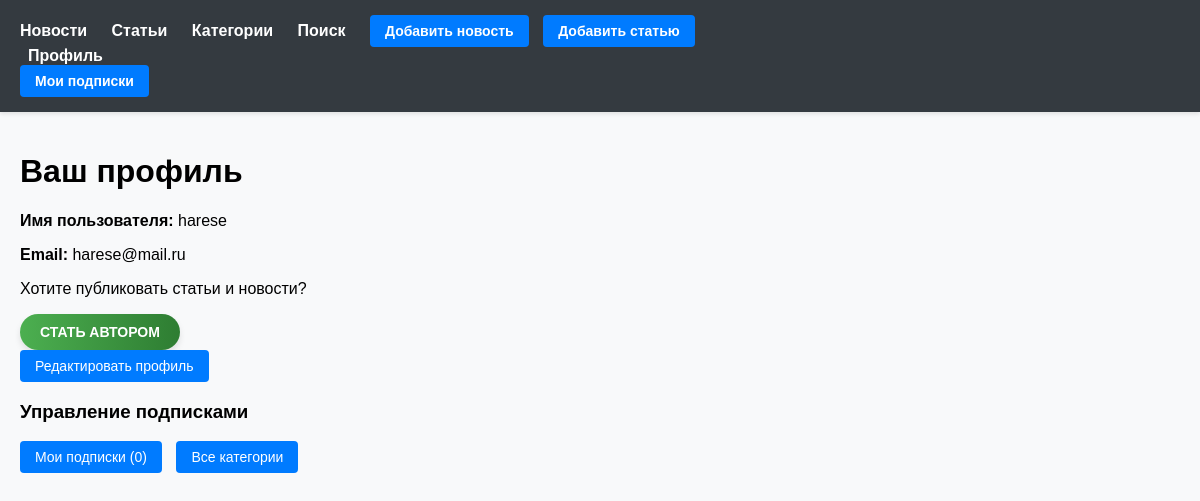
Before: /news/profile/ (signed in) with the older database file.
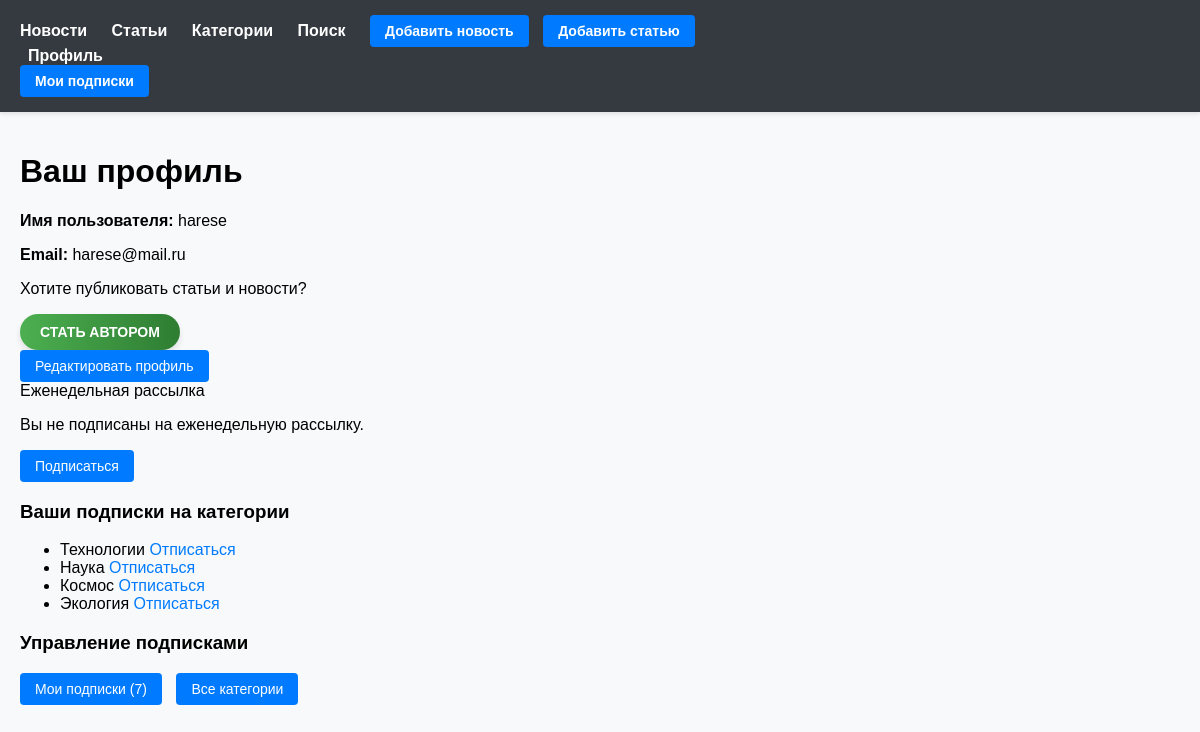
After: the same page with the newer database file.
### NewsPortal/models.py (models this page shows, shortened)
class Category(models.Model):
    name = models.CharField(max_length=100, unique=True)
    subscribers = models.ManyToManyField(User, related_name='subscribed_categories', blank=True)

### NewsPortal/views.py (the view, shortened to what this page needs)
# urls.py: path('profile/', views.profile, name='profile'),
@login_required
def profile(request):
    try:
        subscriber = request.user.digest_subscriber
    except Subscriber.DoesNotExist:
        subscriber = None
    subscribed_categories = subscriber.categories.all() if subscriber else []
    context = {
        'user': request.user,
        'subscriber': subscriber,
        'subscribed_categories': subscribed_categories
    }
    return render(request, 'account/profile.html', context)

### NewsPortal/context_processors.py (called while the page is built)
def site_info(request):
    return {
        'SITE_NAME': getattr(settings, 'SITE_NAME', 'News Portal'),
        'SITE_URL': getattr(settings, 'SITE_URL', 'localhost:8000'),
    }

def site_settings(request):
    return {
        'SITE_NAME': settings.SITE_NAME,
        'SITE_URL': settings.SITE_URL,
    }

def social_login_buttons(request):
    return {
        'social_login_buttons': mark_safe(
            '<a href="/accounts/yandex/login/?process=login" class="btn yandex-btn">'
            '<img src="https://upload.wikimedia.org/wikipedia/commons/thumb/9/91/Yandex_icon.svg/512px-Yandex_icon'
            '.svg.png"'
            'alt="Yandex" width="20"> Войти через Yandex'
            '</a>'
        )
    }

### NewsPortal/templatetags/auth_filters.py (called while the page is built)
@register.filter(name='in_group')
def in_group(user, group_name):
    return user.groups.filter(name=group_name).exists()

### NewsPortal/templates/account/profile.html (shortened to what this page needs)
{% extends 'default.html' %}
{% block content %}
<div class="profile-container">
    <h1>Ваш профиль</h1>
    <div class="profile-info">
        <p><strong>Имя пользователя:</strong> {{ user.username }}</p>
        <p><strong>Email:</strong> {{ user.email }}</p>
        {% if is_author %}
            <div class="author-badge">
                <span class="badge">Автор</span>
                {% if author_profile %}
                    <p><strong>Рейтинг:</strong> {{ author_profile.rating }}</p>
                    <p><strong>Дата регистрации как автор:</strong> {{ author_profile.created_at|date:"d.m.Y" }}</p>
                {% else %}
                    <p>Профиль автора пока недоступен</p>
                {% endif %}
            </div>
        {% else %}
            <div class="become-author-section">
                <p>Хотите публиковать статьи и новости?</p>
                <a href="{% url 'NewsPortal:become_author' %}" class="btn become-author-btn">
                    Стать автором
                </a>
            </div>
        {% endif %}
        {% if user.is_authenticated %}
            <a href="{% url 'NewsPortal:profile_edit' %}" class="btn btn-secondary">
                Редактировать профиль
            </a>
        {% endif %}
        {% if subscriber %}
        <div class="card mb-4">
            <div class="card-header">Еженедельная рассылка</div>
            <div class="card-body">
                <p class="card-text">
                    {% if subscriber.is_active %}
                        Вы подписаны на еженедельную рассылку новых статей.
                        Последняя рассылка:
                        {% if subscriber.last_digest_sent %}
                            {{ subscriber.last_digest_sent|date:"d.m.Y H:i" }}
                        {% else %}
                            еще не отправлялась
                        {% endif %}
                    {% else %}
                        Вы не подписаны на еженедельную рассылку.
                    {% endif %}
                </p>
                <form method="post">
                    <button type="submit" class="btn btn-{% if subscriber.is_active %}danger{% else %}success{% endif %}">
                        {% if subscriber.is_active %}Отписаться{% else %}Подписаться{% endif %}
                    </button>
                </form>
            </div>
        </div>
        {% endif %}
        {% if subscriber %}
        <h3>Ваши подписки на категории</h3>
        <ul>
        {% for category in subscribed_categories %}
            <li>
                {{ category.name }}
                <a href="{% url 'NewsPortal:unsubscribe_category' category.id %}">Отписаться</a>
            </li>
        {% empty %}
            <li>Вы не подписаны ни на одну категорию</li>
        {% endfor %}
        </ul>
        {% endif %}
    </div>
     <div class="mt-4">
        <h3>Управление подписками</h3>
        <a href="{% url 'NewsPortal:my_subscriptions' %}" class="btn btn-info">
            Мои подписки ({{ user.subscribed_categories.count }})
        </a>
        <a href="{% url 'NewsPortal:category_list' %}" class="btn btn-success">
            Все категории
        </a>
    </div>
</div>
{% endblock %}

Changed rows visible on the page:
now on this page (row edited): Category: name "Технологии"
now on this page (row edited): Category: name "Наука"
now on this page (row edited): Category: name "Космос"
now on this page (row edited): Category: name "Экология"
Other visible differences:
{{ user.subscribed_categories.count }}: "0" → "7"
text now shown: "Еженедельная рассылка Вы не подписаны на еженедельную рассылку. Подписаться Ваши подписки на категории"
